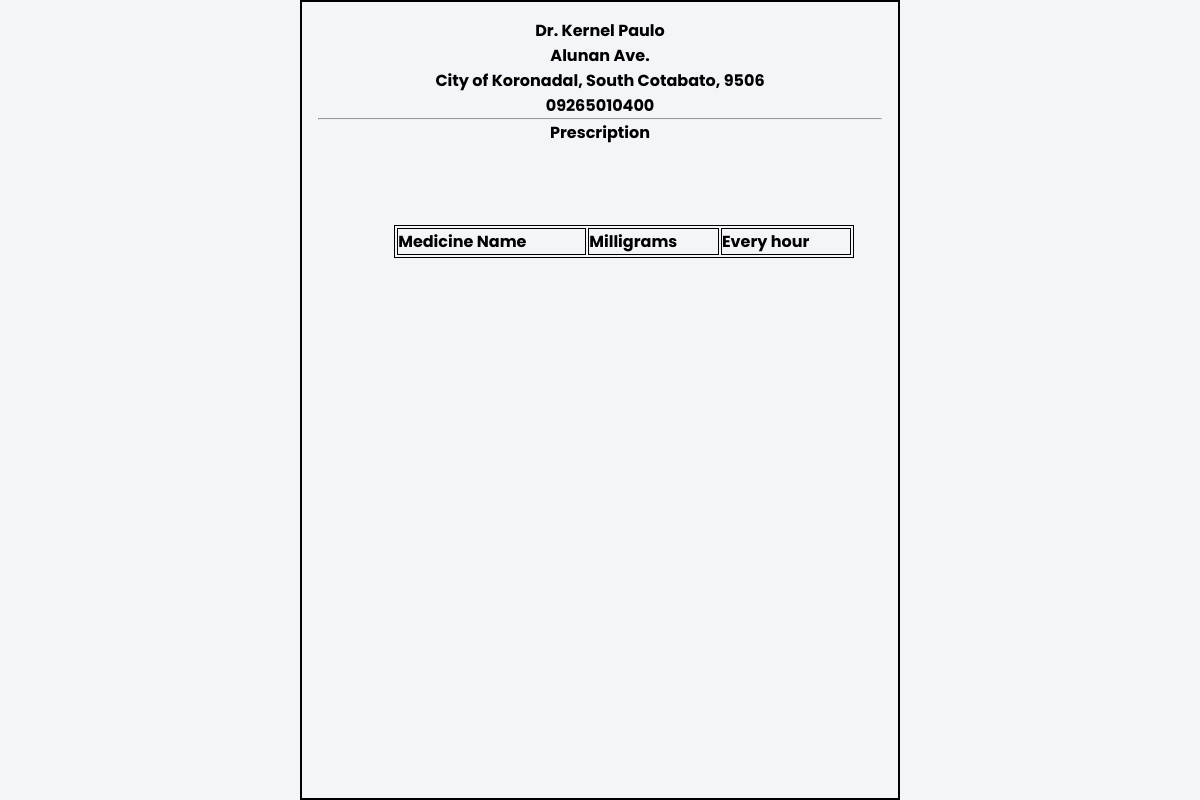
Page /prescriptionWatcher.php?acct_id=13 on the committed database.
### tables this page shows
CREATE TABLE `account` (
  `acct_id` int(11) NOT NULL,
  `last_name` varchar(100) NOT NULL,
  `mid_name` varchar(20) NOT NULL,
  `first_name` varchar(100) NOT NULL,
  `username` varchar(50) NOT NULL,
  `password` varchar(50) NOT NULL,
  `email` varchar(100) NOT NULL,
  `status` enum('0','1') NOT NULL,
  `type` enum('0','1') NOT NULL,
  `avatar` varchar(100) DEFAULT 'icon.png'
);

CREATE TABLE `clinic_info` (
  `clinic_id` int(11) NOT NULL,
  `doc_clinic_id` int(11) DEFAULT NULL,
  `clinic_address` varchar(100) DEFAULT NULL,
  `office_days` varchar(100) DEFAULT NULL,
  `office_time` varchar(100) DEFAULT NULL,
  `contact_info` varchar(15) DEFAULT NULL
);

### prescriptionWatcher.php (the view, shortened to what this page needs)
<?php
	include('connect.php');
	if(isset($_GET['acct_id']))
	{
		$id = $_GET['acct_id'];
	}
 ?>
 <!DOCTYPE html>
 <html>
 <head>
 </head>
 	<link rel="stylesheet" type="text/css" href="css/prescriptionWatcher.css">
 	<link rel="stylesheet" type="text/css" href="css/diagnosisPrescriptionForm.css">
 <body>
<div class="watcher-container">
<?php
	$select_query="SELECT * FROM `account`,`clinic_info` WHERE doc_clinic_id = '$id' AND acct_id = $id";
	$result=mysqli_query($con,$select_query);
	while ($row=mysqli_fetch_assoc($result)) {
	$address = $row['clinic_address'];
	$contact = $row['contact_info'];
	$doctor = $row['last_name'];
	$firstname = $row['first_name'];
	echo "
	<div class='header'>
	<h4>
	Dr. $firstname $doctor
	</h4>
	</div>
	<div class='header'>
	<h4>
	$address
	</h4>
	</div>
	<div class='header'>
	<h4>
	City of Koronadal, South Cotabato, 9506
	</h4>
	</div>
	<div class='header'>
	<h4>
	$contact
	</h4>
	</div>";
}
 ?>
<hr width="100%">
		<h4>Prescription</h4>
			<div class="presc-table-contain">
			<table class="table-watcher" id="presc_id">
				<tbody id="table_body">
			<tr>
				<td><b>Medicine Name</b></td>
				<td><b>Milligrams</b></td>
				<td><b>Every hour</b></td>
			</tr>
</tbody>
</table>
			</div>
		</div>
 </body>
 </html>

### css/prescriptionWatcher.css (style rules this page uses)
* { background-color: #f3f5f9; margin: 0; padding: 0; font-family: "Poppins", sans-serif; }
.watcher-container { display: flex; flex-direction: column; align-items: center; justify-content: center; width: 50%; height: 100%; border: solid black 2px; padding: 1em; position: absolute; left: 25%; }
.presc-table-contain { display: flex; flex-direction: column; width: 100%; height: 100%; align-items: flex-start; justify-content: flex-start; border-radius: 3px; padding-top: 5em; padding-left: 3em; width: 90%; }
.table-watcher { width: 100%; border: 1px solid; }
.table-watcher td { border: 1px solid; }
.header { display: flex; justify-content: center; align-self: center; }

### css/diagnosisPrescriptionForm.css (style rules this page uses)
* { background-color: #f3f5f9; margin: 0; padding: 0; box-sizing: border-box; font-family: "Poppins", sans-serif; }

### rows in the picture
account: first_name "Kernel", last_name "Paulo", clinic_info.clinic_address "Alunan Ave.", clinic_info.contact_info "09265010400"
